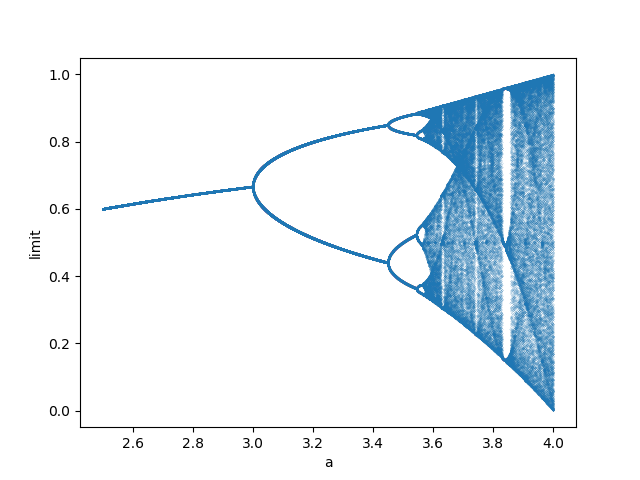

The script that saved this image:
import matplotlib.pyplot as plt
import numpy as np

s = 2.5
n = 15000
t = 0.0001

X = []
Y = []

def h(x,a):
    return a*x*(1-x)

x0 = np.random.rand() #初期値
for i in range(n):
    a = s + t * i
    x = x0
    for j in range(0, 10000):
        x = h(x,a) 
    for k in range(0, 20):
        x = h(x,a)
        X.append(a)
        Y.append(x)

plt.scatter(X, Y, s = 0.01)
plt.xlabel('a')
plt.ylabel('limit')
plt.savefig('logistic.eps')
plt.savefig('logistic.png')
